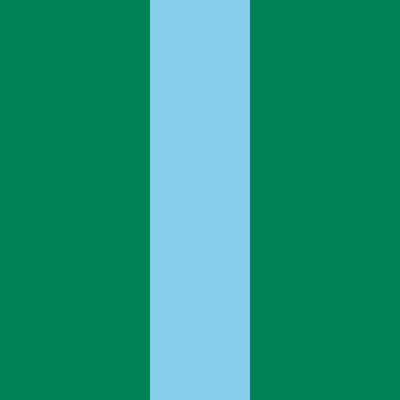
Frame 1 (no input)
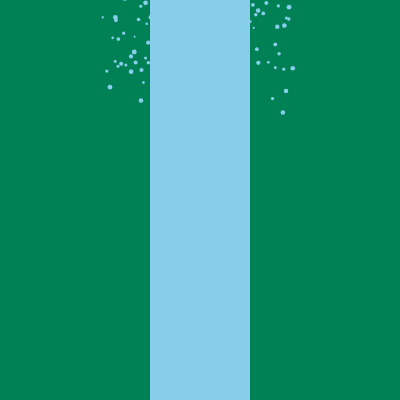
Frame 60 (no input)
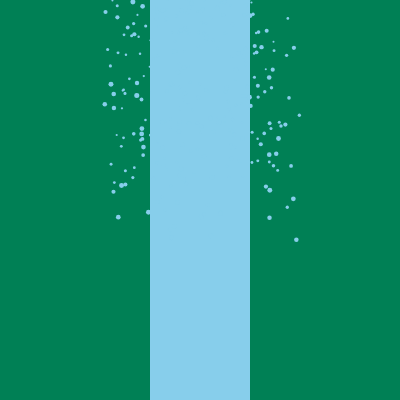
Frame 120 (the mouse pressed at the canvas centre since frame 60)

The p5.js sketch that drew these frames (run headless with seeded random() and noise() and a simulated clock; from frame 60 on, the mouse is pressed at the canvas centre):

// p5.js sketch
// ── sketch.js

let droplets = [];



function setup() {
  createCanvas(400, 400);


}

function draw() {
  background(220);

  let c = color('hsb(160, 100%, 50%)');
  noStroke();
  fill(c);
  rect(0, 0, 150, 400);
  c = color('hsb(160, 100%, 50%)');
  fill(c);
  rect(250, 0, 150, 400);

  d = color('skyblue');
   fill(d);
   rect(150, 0, 100, 400);






     let t = frameCount / 60;


   for (let i = 0; i < random(5); i++) {
     droplets.push(new droplet());
   }


   for (let drop of droplets) {
     drop.update(t);
     drop.display();
   }
}

function droplet() {
   c = color(50, 55, 100)
  // initialize coordinates
  this.posX = 0;
  this.posY = random(-50, 0);
  this.initialangle = random(0, 2 * PI);
  this.size = random(2, 5);


  this.radius = sqrt(random(pow(200 / 2, 2)));

  this.update = function(time) {

    let w = 0.6;
    let angle = w * time + this.initialangle;
    this.posX = width / 2 + this.radius * sin(angle);


    this.posY += pow(this.size, 0.5);


    if (this.posY > height) {
      let index = droplets.indexOf(this);
      droplets.splice(index, 1);
    }
  };

  this.display = function() {
    ellipse(this.posX, this.posY, this.size);
  };
}
